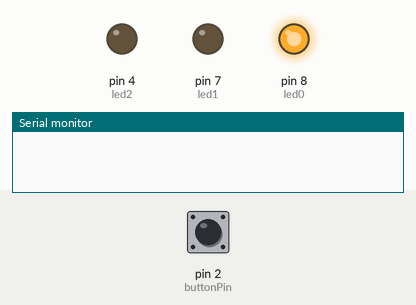
This sketch was run on a simulated Arduino Uno, built with avr-gcc and run on an emulated ATmega328P. Parts: output pins drawn as LEDs (lit = HIGH), the last lines printed to the serial monitor. Inputs (shaded band) come from the test bench; at power-on: pin 2 (buttonPin) LOW.

Above: at 1.2 s.
1.3 s: pin 2 (buttonPin) pulled HIGH for 0.15 s
At 1.6 s:
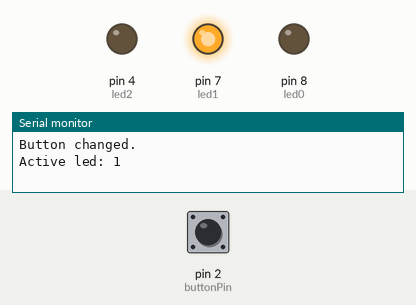
2.9 s: pin 2 (buttonPin) pulled HIGH for 1 s
At 4.2 s:
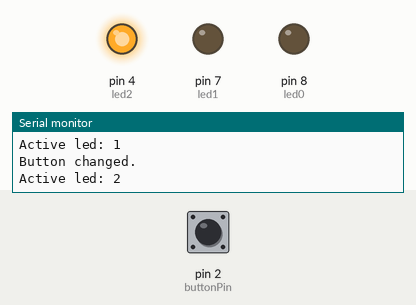
5.4 s: pin 2 (buttonPin) pulled HIGH for 3.2 s
At 5.9 s:
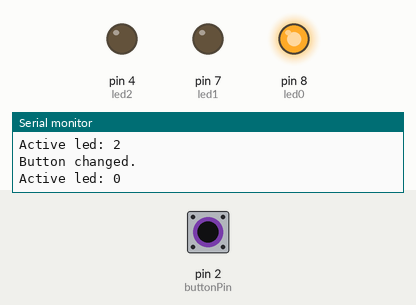
Timing chart, 0 to 8.4 s (numbered marks = the images above; inputs shaded):
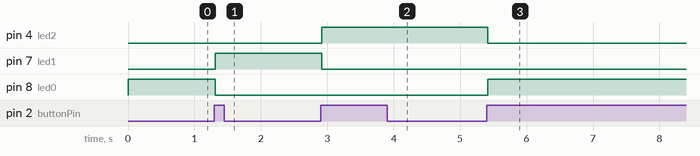

Measured:
- after the input at 1.3 s, pin 7 (led1): LOW → HIGH at once; pin 8 (led0): HIGH → LOW at once
- after the input at 2.9 s, pin 4 (led2): LOW → HIGH at once; pin 7 (led1): HIGH → LOW at once
- after the input at 5.4 s, pin 4 (led2): HIGH → LOW at once; pin 8 (led0): LOW → HIGH at once

The sketch:

SimpleTrafficLight.ino
```cpp
const int buttonPin = 2;
const int led0 = 8;
const int led1 = 7;
const int led2 = 4;

bool buttonLastState = LOW;
bool buttonCurentState = LOW;

int activeLed = 0;

void setup() {
    Serial.begin(9600);
    pinMode(buttonPin, INPUT);

    pinMode(led0, OUTPUT);
    pinMode(led1, OUTPUT);
    pinMode(led2, OUTPUT);
}

void loop() {
    light();
    buttonCurentState = digitalRead(buttonPin);

    if (buttonCurentState == HIGH && buttonCurentState != buttonLastState) {
        activeLed = activeLed + 1;

        if (activeLed > 2) {
            activeLed = 0;
        }

        Serial.println("Button changed.");
        Serial.println("Active led: " + String(activeLed));
    }

    buttonLastState = buttonCurentState;

    delay(10);
}

void light() {
    if (activeLed == 0) {
        digitalWrite(led0, HIGH);
        digitalWrite(led1, LOW);
        digitalWrite(led2, LOW);
    }

    if (activeLed == 1) {
        digitalWrite(led0, LOW);
        digitalWrite(led1, HIGH);
        digitalWrite(led2, LOW);
    }

    if (activeLed == 2) {
        digitalWrite(led0, LOW);
        digitalWrite(led1, LOW);
        digitalWrite(led2, HIGH);
    }
}
```
